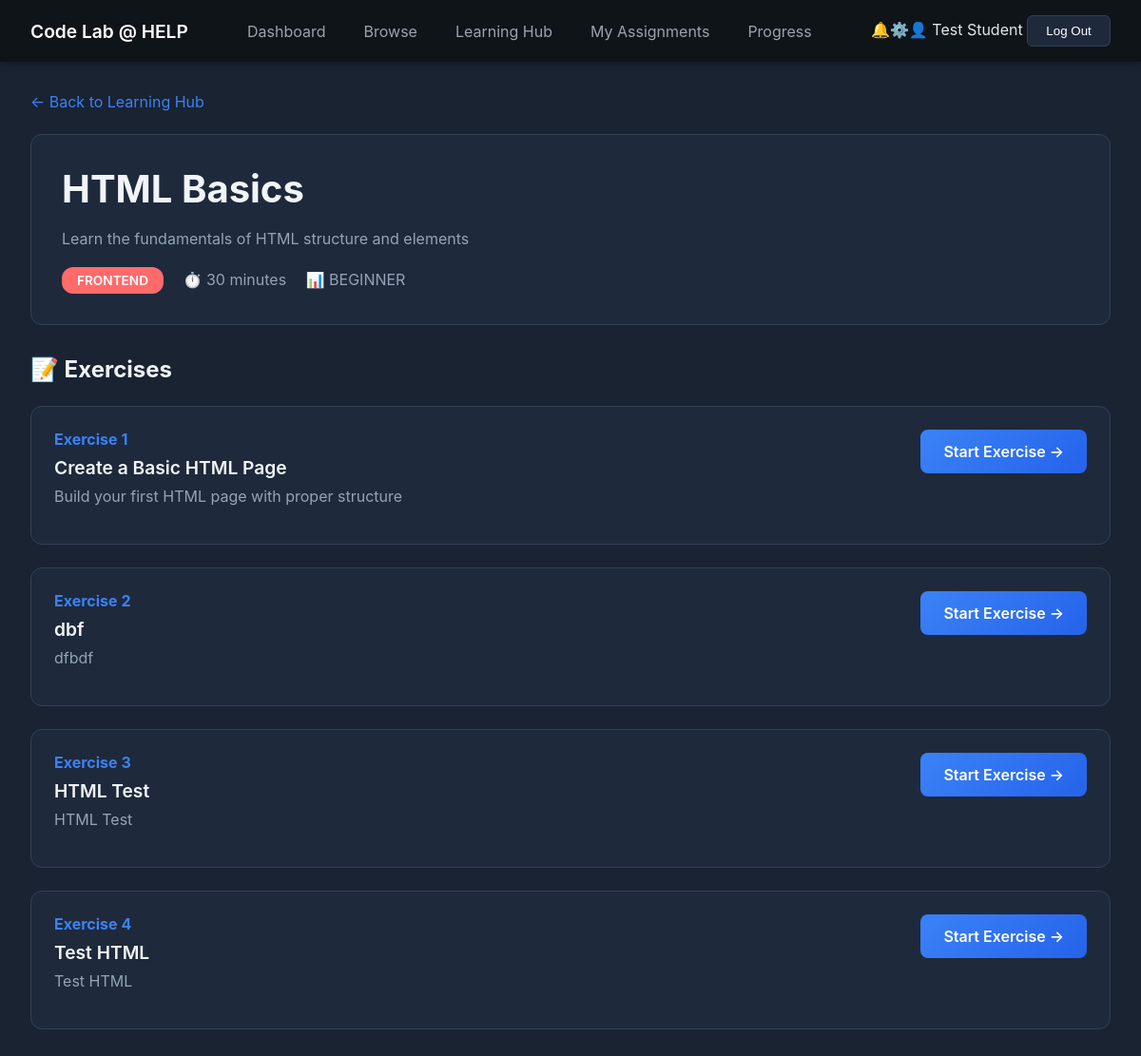
The page /PHP/student_lesson_view.php?id=1 (signed in) on the database its author committed.
### tables this page shows
CREATE TABLE `lessons` (
  `id` int(10) UNSIGNED NOT NULL,
  `title` varchar(200) NOT NULL,
  `description` text DEFAULT NULL,
  `category` enum('frontend','backend','fullstack') NOT NULL,
  `difficulty` enum('beginner','intermediate','advanced') DEFAULT 'beginner',
  `content_type` enum('video','text','interactive') DEFAULT 'text',
  `duration_minutes` int(11) DEFAULT 0,
  `order_index` int(11) DEFAULT 0,
  `is_published` tinyint(1) DEFAULT 1,
  `created_by` int(10) UNSIGNED DEFAULT NULL,
  `created_at` timestamp NOT NULL DEFAULT current_timestamp(),
  `updated_at` timestamp NOT NULL DEFAULT current_timestamp() ON UPDATE current_timestamp()
);

CREATE TABLE `exercises` (
  `id` int(10) UNSIGNED NOT NULL,
  `lesson_id` int(10) UNSIGNED NOT NULL,
  `title` varchar(200) NOT NULL,
  `description` text DEFAULT NULL,
  `instructions` text NOT NULL,
  `starter_code` text DEFAULT NULL,
  `solution_code` text DEFAULT NULL,
  `test_cases` longtext DEFAULT NULL CHECK (json_valid(`test_cases`)),
  `hints` longtext DEFAULT NULL CHECK (json_valid(`hints`)),
  `points` int(11) DEFAULT 10,
  `difficulty` enum('easy','medium','hard') DEFAULT 'easy',
  `order_index` int(11) DEFAULT 0,
  `created_at` timestamp NOT NULL DEFAULT current_timestamp()
);

### PHP/student_lesson_view.php (the view, shortened to what this page needs)
<?php
include 'db_connect.php';
$student_name = $_SESSION['full_name'];
$lesson_id = intval($_GET['id'] ?? 0);
$lesson_query = $conn->prepare("SELECT * FROM lessons WHERE id = ?");
$lesson_query->bind_param("i", $lesson_id);
$lesson_query->execute();
$lesson = $lesson_query->get_result()->fetch_assoc();
$exercises_query = $conn->prepare("SELECT * FROM exercises WHERE lesson_id = ? ORDER BY order_index");
$exercises_query->bind_param("i", $lesson_id);
$exercises_query->execute();
$exercises = $exercises_query->get_result();
?>
<!DOCTYPE html>
<html lang="en">
<head>
</head>
<body>
  <nav class="navbar">
    <div class="logo">
      <a href="studentDashboard.php">Code Lab @ HELP</a>
    </div>
    <ul class="nav-links">
      <li><a href="studentDashboard.php">Dashboard</a></li>
      <li><a href="student_browse.php">Browse</a></li>
      <li><a href="learning_hub.php">Learning Hub</a></li>
      <li><a href="student_assignments.php">My Assignments</a></li>
      <li><a href="student_progress.php">Progress</a></li>
    </ul>
    <div class="nav-icons"><span class="icon">🔔</span><span class="icon">⚙️</span><span class="icon">👤</span>
<span class="username"><?php echo htmlspecialchars($student_name);?></span>
<button class="logout-btn" onclick="if(confirm('Log out?'))location.href='logout.php'">Log Out</button></div></nav>
  <div class="container">
    <a href="learning_hub.php" class="back-btn">← Back to Learning Hub</a>
    <div class="lesson-header">
      <h1><?php echo htmlspecialchars($lesson['title']); ?></h1>
      <p class="lesson-description"><?php echo htmlspecialchars($lesson['description'] ?? 'Learn the fundamentals'); ?></p>
      <div>
        <span class="badge"><?php echo strtoupper($lesson['category']); ?></span>
        <span style="color: #94a3b8; margin-left: 1rem;">⏱️ <?php echo $lesson['duration_minutes']; ?> minutes</span>
        <span style="color: #94a3b8; margin-left: 1rem;">📊 <?php echo strtoupper($lesson['difficulty']); ?></span>
      </div>
    </div>
    <div class="exercises-section">
      <h2>📝 Exercises</h2>
      <?php if ($exercises->num_rows > 0): ?>
        <?php $counter = 1; while ($ex = $exercises->fetch_assoc()): ?>
          <div class="exercise-card">
            <div style="display: flex; justify-content: space-between; align-items: start;">
              <div style="flex: 1;">
                <div style="color: #3b82f6; font-weight: 700; margin-bottom: 0.5rem;">
                  Exercise <?php echo $counter++; ?>
                </div>
                <div class="exercise-title"><?php echo htmlspecialchars($ex['title']); ?></div>
                <div class="exercise-description"><?php echo htmlspecialchars($ex['description'] ?? 'Practice your skills'); ?></div>
              </div>
              <div>
                <a href="student_exercise_practice.php?id=<?php echo $ex['id']; ?>" class="btn-start">
                  Start Exercise →
                </a>
              </div>
            </div>
          </div>
        <?php endwhile; ?>
      <?php else: ?>
        <p style="color: #94a3b8; text-align: center; padding: 2rem; background-color: #1e293b; border-radius: 12px;">
          No exercises available yet for this lesson.
        </p>
      <?php endif; ?>
    </div>
  </div>
</body>
</html>

### PHP/student_lesson_view.php (style rules this page uses)
* { margin: 0; padding: 0; box-sizing: border-box; }
body { font-family: -apple-system, BlinkMacSystemFont, 'Segoe UI', Roboto, sans-serif; background-color: #1a2332; color: #e4e7eb; }
.navbar { background-color: #0f1419; padding: 1rem 2rem; display: flex; justify-content: space-between; align-items: center; box-shadow: 0 2px 8px rgba(0,0,0,0.3); }
.logo a { color: white; text-decoration: none; font-weight: 600; font-size: 1.2rem; }
.nav-links { list-style: none; display: flex; gap: 0.5rem; }
.nav-links li a { color: #9ca3af; text-decoration: none; padding: 0.6rem 1rem; border-radius: 6px; }
.logout-btn { background-color:#1e293b;color:white;border:1px solid #334155;padding:.5rem 1.2rem;cursor:pointer;border-radius:6px }
.container { max-width: 1200px; margin: 0 auto; padding: 2rem; }
.back-btn { display: inline-block; color: #3b82f6; text-decoration: none; margin-bottom: 1.5rem; }
.lesson-header { background-color: #1e293b; border-radius: 12px; padding: 2rem; margin-bottom: 2rem; border: 1px solid #334155; }
h1 { font-size: 2.5rem; color: #f1f5f9; margin-bottom: 1rem; }
.lesson-description { color: #94a3b8; margin-bottom: 1rem; line-height: 1.6; }
.badge { display: inline-block; background-color: #ff6b6b; padding: 0.4rem 1rem; border-radius: 12px; color: white; font-size: 0.85rem; font-weight: 600; }
.exercises-section h2 { font-size: 1.5rem; color: #f1f5f9; margin-bottom: 1.5rem; }
.exercise-card { background-color: #1e293b; border-radius: 12px; padding: 1.5rem; margin-bottom: 1.5rem; border: 1px solid #334155; transition: all 0.3s; }
.exercise-title { font-size: 1.2rem; font-weight: 600; color: #f1f5f9; margin-bottom: 0.5rem; }
.exercise-description { color: #94a3b8; margin-bottom: 1rem; }
.btn-start { background: linear-gradient(135deg, #3b82f6, #2563eb); color: white; padding: 0.8rem 1.5rem; border-radius: 8px; text-decoration: none; display: inline-block; font-weight: 600; transition: all 0.3s; }

### rows shown on the page
lessons: title "HTML Basics", description "Learn the fundamentals of HTML structure and elements", category "FRONTEND", duration_minutes "30", difficulty "BEGINNER"
exercises: title "Create a Basic HTML Page", description "Build your first HTML page with proper structure"
exercises: title "dbf", description "dfbdf"
exercises: title "HTML Test", description "HTML Test"
exercises: title "Test HTML", description "Test HTML"

### other values the page prints
$student_name "Test Student"
